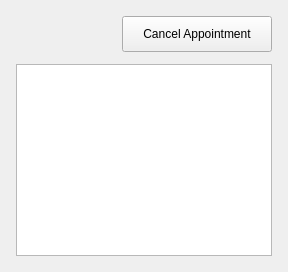
            <widget class="QWidget" name="appointmentsListContainer" native="true">
             <property name="sizePolicy">
              <sizepolicy hsizetype="Preferred" vsizetype="Preferred">
               <horstretch>0</horstretch>
               <verstretch>0</verstretch>
              </sizepolicy>
             </property>
             <layout class="QVBoxLayout" name="verticalLayout_27">
              <property name="spacing">
               <number>12</number>
              </property>
              <property name="leftMargin">
               <number>16</number>
              </property>
              <property name="topMargin">
               <number>16</number>
              </property>
              <property name="rightMargin">
               <number>16</number>
              </property>
              <property name="bottomMargin">
               <number>16</number>
              </property>
              <item>
               <widget class="QWidget" name="appointmentsListContainerTop" native="true">
                <property name="sizePolicy">
                 <sizepolicy hsizetype="Preferred" vsizetype="Fixed">
                  <horstretch>0</horstretch>
                  <verstretch>0</verstretch>
                 </sizepolicy>
                </property>
                <layout class="QHBoxLayout" name="horizontalLayout_18">
                 <property name="spacing">
                  <number>48</number>
                 </property>
                 <property name="leftMargin">
                  <number>0</number>
                 </property>
                 <property name="topMargin">
                  <number>0</number>
                 </property>
                 <property name="rightMargin">
                  <number>0</number>
                 </property>
                 <property name="bottomMargin">
                  <number>0</number>
                 </property>
                 <item>
                  <widget class="QLabel" name="appointmentsListContainerTitleLabel">
                   <property name="sizePolicy">
                    <sizepolicy hsizetype="Preferred" vsizetype="Fixed">
                     <horstretch>0</horstretch>
                     <verstretch>0</verstretch>
                    </sizepolicy>
                   </property>
                   <property name="font">
                    <font>
                     <pointsize>16</pointsize>
                     <bold>true</bold>
                    </font>
                   </property>
                   <property name="text">
                    <string/>
                   </property>
                  </widget>
                 </item>
                 <item>
                  <widget class="QWidget" name="appointmentsActionsContainer" native="true">
                   <property name="sizePolicy">
                    <sizepolicy hsizetype="Fixed" vsizetype="Preferred">
                     <horstretch>0</horstretch>
                     <verstretch>0</verstretch>
                    </sizepolicy>
                   </property>
                   <layout class="QHBoxLayout" name="horizontalLayout_19">
                    <property name="spacing">
                     <number>16</number>
                    </property>
                    <property name="leftMargin">
                     <number>0</number>
                    </property>
                    <property name="topMargin">
                     <number>0</number>
                    </property>
                    <property name="rightMargin">
                     <number>0</number>
                    </property>
                    <property name="bottomMargin">
                     <number>0</number>
                    </property>
                    <item>
                     <widget class="QPushButton" name="cancelAppointmentButton">
                      <property name="sizePolicy">
                       <sizepolicy hsizetype="Fixed" vsizetype="Fixed">
                        <horstretch>0</horstretch>
                        <verstretch>0</verstretch>
                       </sizepolicy>
                      </property>
                      <property name="minimumSize">
                       <size>
                        <width>150</width>
                        <height>36</height>
                       </size>
                      </property>
                      <property name="maximumSize">
                       <size>
                        <width>150</width>
                        <height>44</height>
                       </size>
                      </property>
                      <property name="font">
                       <font>
                        <pointsize>9</pointsize>
                       </font>
                      </property>
                      <property name="cursor">
                       <cursorShape>PointingHandCursor</cursorShape>
                      </property>
                      <property name="text">
                       <string>Cancel Appointment</string>
                      </property>
                     </widget>
                    </item>
                   </layout>
                  </widget>
                 </item>
                </layout>
               </widget>
              </item>
              <item>
               <widget class="QTableWidget" name="appointmentsTable"/>
              </item>
             </layout>
            </widget>
